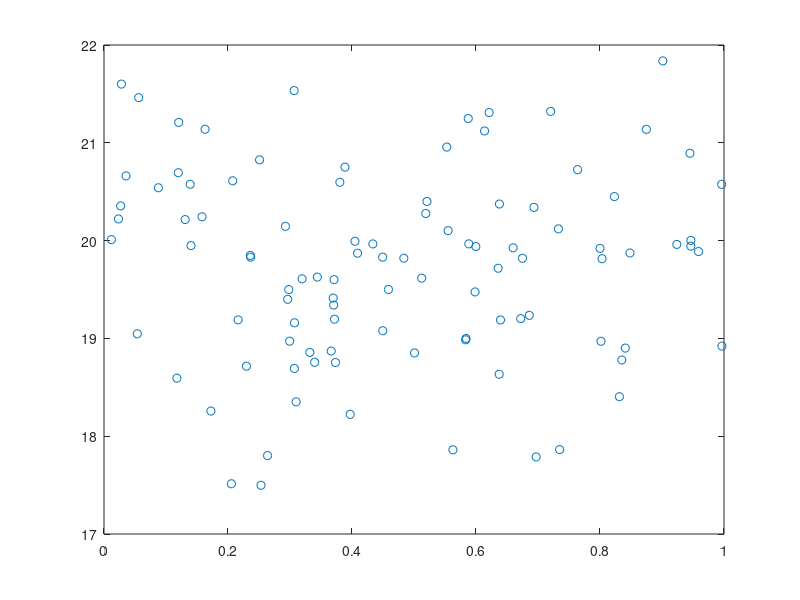

Recreate this plot in MATLAB.
function test
archs = 1:100;
science = rand(100,1);
cost = randn(100,1)+20;

h=plot(science,cost,'o');
set(gca,'ButtonDownFcn', {@example_interactive_plot,archs,science,cost});
end